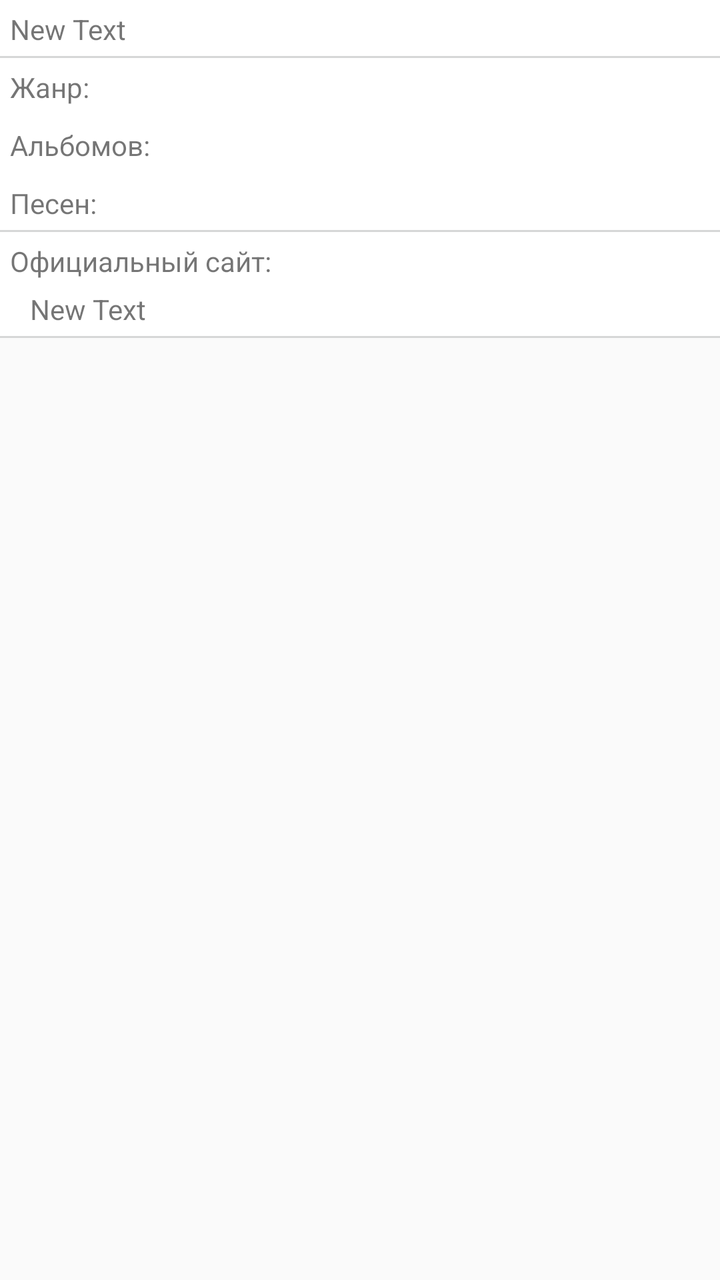
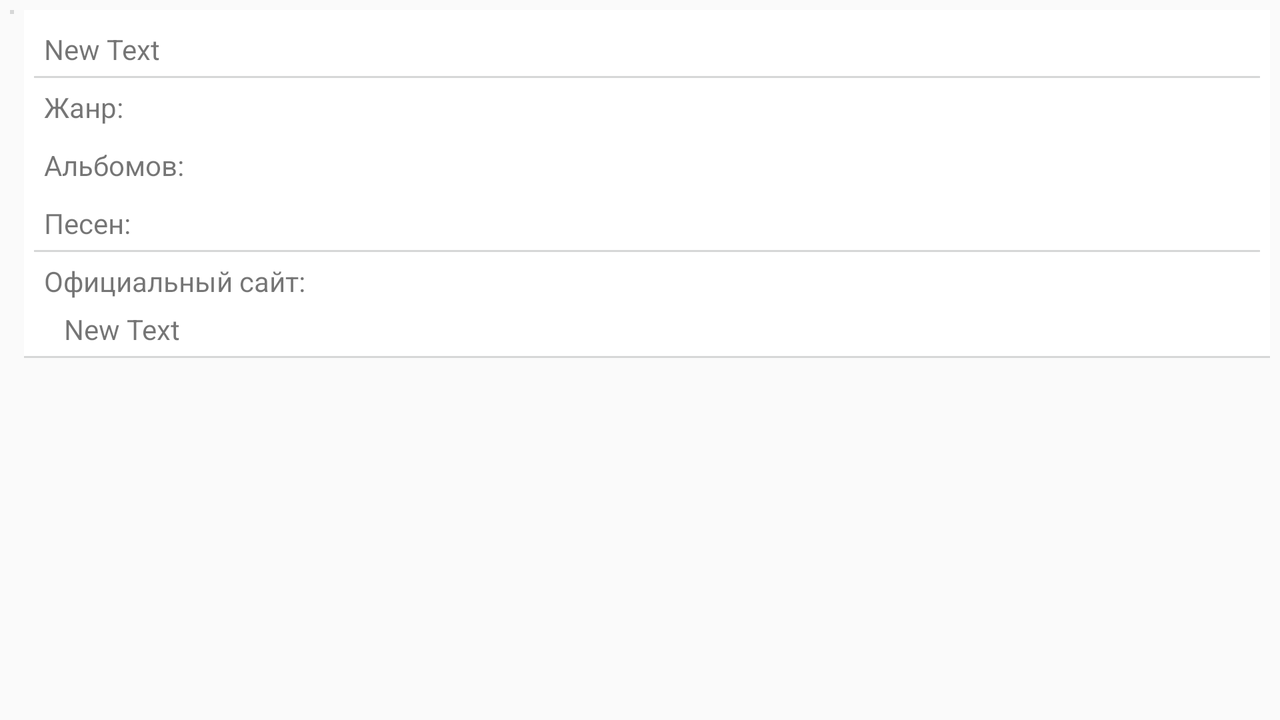

Compare how this app lays out the same screen by default and in its alternative resource folder. The renders come first, then the two layout files and the values they reference.
<!-- AndroidManifest.xml: application theme AppTheme -->
<!-- res/layout/activity_artist_info.xml -->
<?xml version="1.0" encoding="utf-8"?>
<LinearLayout
        xmlns:android="http://schemas.android.com/apk/res/android"
        xmlns:tools="http://schemas.android.com/tools"
        android:layout_width="match_parent"
        android:layout_height="match_parent"
        tools:context=".Activities.ArtistInfoActivity"
        android:orientation="vertical"
        android:id="@+id/artist_info_main">
    <ScrollView
            android:layout_width="match_parent"
            android:layout_height="match_parent"
            android:id="@+id/scrollView">
        <LinearLayout android:layout_width="match_parent"
                      android:layout_height="wrap_content"
                      android:orientation="vertical" android:background="@drawable/textline">
            <ImageView
                    android:layout_width="match_parent"
                    android:layout_height="wrap_content"
                    android:id="@+id/artist_info_image" android:background="@drawable/textline"/>
            <TextView
                    android:layout_width="match_parent"
                    android:layout_height="wrap_content"
                    android:text="New Text"
                    android:id="@+id/artist_info_descrip" android:padding="5dp" android:gravity="fill"
                    android:background="@drawable/textline" android:textIsSelectable="true"/>
            <TextView
                    android:layout_width="match_parent"
                    android:layout_height="wrap_content"
                    android:text="@string/keyword_genres"
                    android:id="@+id/artist_info_genres" android:padding="5dp" android:background="#ffffff"
                    android:textIsSelectable="true"/>
            <TextView
                    android:layout_width="match_parent"
                    android:layout_height="wrap_content"
                    android:text="@string/keyword_albums"
                    android:id="@+id/artist_info_albums" android:padding="5dp" android:background="#ffffff"
                    android:textIsSelectable="true"/>
            <TextView
                    android:layout_width="match_parent"
                    android:layout_height="wrap_content"
                    android:text="@string/keyword_tracks"
                    android:id="@+id/artist_info_tracks" android:padding="5dp" android:background="@drawable/textline"
                    android:textIsSelectable="true"/>
            <TextView
                    android:layout_width="match_parent"
                    android:layout_height="wrap_content"
                    android:id="@+id/artist_info_linkheader" android:padding="5dp" android:background="#ffffff"
                    android:text="@string/keyword_link" android:textIsSelectable="true"/>
            <TextView
                    android:layout_width="wrap_content"
                    android:layout_height="wrap_content"
                    android:text="New Text"
                    android:id="@+id/artist_info_link" android:paddingLeft="15dp" android:autoLink="web"
                    android:paddingBottom="5dp" android:textIsSelectable="true"/>
        </LinearLayout>
    </ScrollView>

</LinearLayout>
<!-- resources referenced by this layout -->
<resources>
  <!-- drawable textline (drawable) -->
  <?xml version="1.0" encoding="utf-8"?>
  <layer-list xmlns:android="http://schemas.android.com/apk/res/android" >
      <item>
          <shape
                  android:shape="rectangle">
              <solid android:color="#FFFFFFFF"/>
          </shape>
      </item>
  
      <item android:top="-2dp" android:right="-2dp" android:left="-2dp">
          <shape>
              <solid android:color="@android:color/transparent" />
              <stroke android:width="1dp" android:color="@color/button_material_light"/>
          </shape>
      </item>
  
  </layer-list>
  <string name="keyword_albums">Альбомов: </string>
  <string name="keyword_genres">Жанр: </string>
  <string name="keyword_link">Официальный сайт:</string>
  <string name="keyword_tracks">Песен: </string>
  <style name="AppTheme" parent="Theme.AppCompat.Light.DarkActionBar">
          
          <item name="colorPrimary">#FFDB4C</item>
          <item name="colorPrimaryDark">#ebc00d</item>
          <item name="colorAccent">#FF0000</item>
          <item name="actionBarTheme">@style/ThemeOverlay.AppTheme.ActionBar</item>
      </style>
  <style name="ThemeOverlay.AppTheme.ActionBar" parent="ThemeOverlay.AppCompat.ActionBar">
          <item name="android:textColorPrimary">#000000</item>
      </style>
</resources>
<!-- res/layout-land/activity_artist_info.xml (the repository's variant of the layout above) -->
<!-- drawn on the phone turned sideways -->
<?xml version="1.0" encoding="utf-8"?>
<LinearLayout xmlns:android="http://schemas.android.com/apk/res/android"
              android:orientation="horizontal"
              android:layout_width="match_parent"
              android:layout_height="match_parent"
              android:id="@+id/artist_info_main">
    <ImageView
            android:layout_width="wrap_content"
            android:layout_height="wrap_content"
            android:id="@+id/artist_info_image" android:background="@color/button_material_light" android:padding="1dp"
            android:layout_marginLeft="5dp" android:layout_marginTop="5dp" android:layout_marginRight="2dp"
            android:layout_marginBottom="5dp"/>
    <ScrollView
            android:layout_width="match_parent"
            android:layout_height="match_parent"
            android:id="@+id/scrollView2" android:layout_marginLeft="3dp" android:layout_marginTop="5dp"
            android:layout_marginRight="5dp" android:layout_marginBottom="5dp">
        <LinearLayout android:layout_width="match_parent"
                      android:layout_height="wrap_content"
                      android:orientation="vertical" android:background="@drawable/textline"
                      android:layout_marginBottom="15dp" android:paddingBottom="0dp" android:paddingLeft="5dp"
                      android:paddingTop="5dp" android:paddingRight="5dp">
            <TextView
                    android:layout_width="match_parent"
                    android:layout_height="wrap_content"
                    android:text="New Text"
                    android:id="@+id/artist_info_descrip" android:padding="5dp" android:gravity="fill"
                    android:background="@drawable/textline" android:textIsSelectable="true"/>
            <TextView
                    android:layout_width="match_parent"
                    android:layout_height="wrap_content"
                    android:text="@string/keyword_genres"
                    android:id="@+id/artist_info_genres" android:padding="5dp" android:background="#ffffff"
                    android:textIsSelectable="true"/>
            <TextView
                    android:layout_width="match_parent"
                    android:layout_height="wrap_content"
                    android:text="@string/keyword_albums"
                    android:id="@+id/artist_info_albums" android:padding="5dp" android:background="#ffffff"
                    android:textIsSelectable="true"/>
            <TextView
                    android:layout_width="match_parent"
                    android:layout_height="wrap_content"
                    android:text="@string/keyword_tracks"
                    android:id="@+id/artist_info_tracks" android:padding="5dp" android:background="@drawable/textline"
                    android:textIsSelectable="true"/>
            <TextView
                    android:layout_width="match_parent"
                    android:layout_height="wrap_content"
                    android:id="@+id/artist_info_linkheader" android:padding="5dp" android:background="#ffffff"
                    android:text="@string/keyword_link" android:textIsSelectable="true"/>
            <TextView
                    android:layout_width="wrap_content"
                    android:layout_height="wrap_content"
                    android:text="New Text"
                    android:id="@+id/artist_info_link" android:paddingLeft="15dp" android:autoLink="web"
                    android:paddingBottom="5dp" android:textIsSelectable="true"/>
        </LinearLayout>
    </ScrollView>
</LinearLayout>
